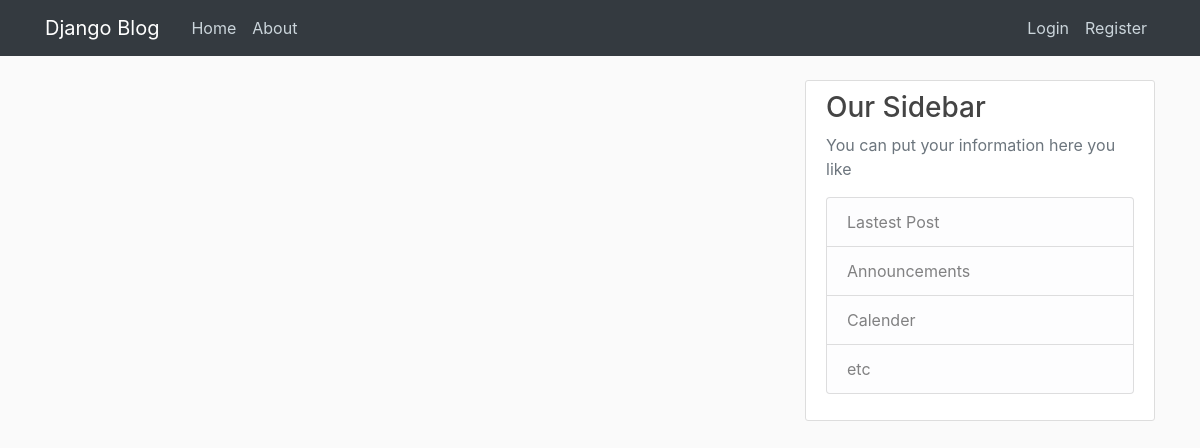
Before: / with the older database file.
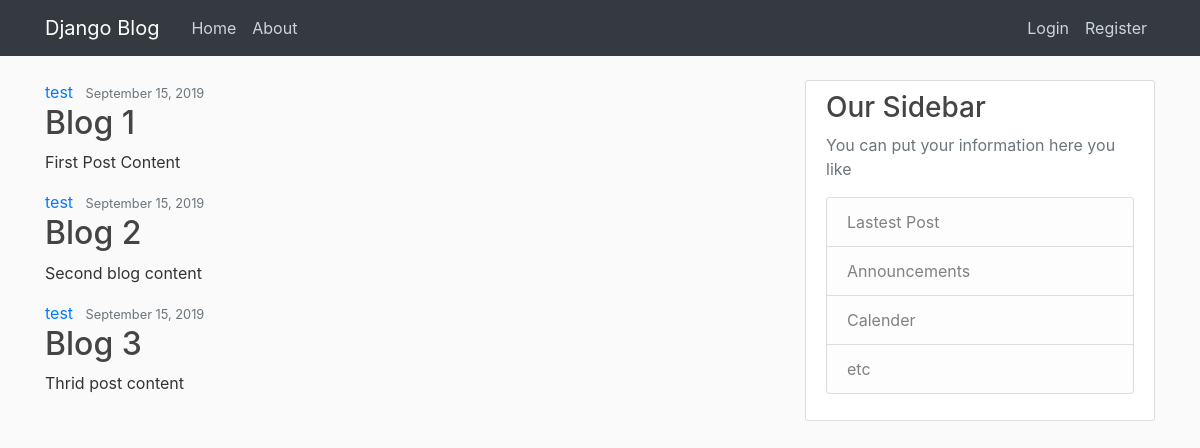
After: the same page with the newer database file.
### blog/models.py (models this page shows, shortened)
class Post(models.Model):
    title = models.CharField(max_length = 100)
    content = models.TextField()
    date_posted = models.DateTimeField(default = timezone.now)
    author = models.ForeignKey(User, on_delete = models.CASCADE)

### blog/views.py (the view)
# urls.py: path('', views.home, name='blog-home'),
def home(request):
    context = {
        'posts': Post.objects.all()
    }
    return render(request, 'blog/home.html', context)

### blog/templates/blog/home.html
{% extends "blog/base.html" %}
{% block content %}
    {% for post in posts %}
        <article class="media conetnt-section">
            <div class="media-body">
                <div class="article meta-data">
                    <a href="#" class="mr-2">{{ post.author }}</a>
                    <small class="text-muted">{{ post.date_posted|date:"F d, Y" }}</small>
                </div>
                <h2><a href="#" class="article-title">{{ post.title }}</a></h2>
                <p class="article-content">{{ post.content }}</p>
            </div>
        </article>
    {% endfor %}
{% endblock content %}

### blog/templates/blog/base.html (shortened to what this page needs)
{% load static %}
<!DOCTYPE html>
<html lang="en">
<head>
    <link rel="stylesheet" href="https://stackpath.bootstrapcdn.com/bootstrap/4.3.1/css/bootstrap.min.css">
    <link rel="stylesheet" type="text/css" href="{% static 'blog/main.css' %}">
</head>
<body>
    <header class="site-header">
        <nav class="navbar navbar-expand-md navbar-dark bg-dark fixed-top">
            <div class="container">
                <a class="navbar-brand mr-4" href="{% url 'blog-home' %}">Django Blog</a>
                <div class="collapse navbar-collapse" id="navbarToggle">
                    <div class="navbar-nav mr-auto">
                        <a class="nav-item nav-link" href="{% url 'blog-home' %}">Home</a>
                        <a class="nav-item nav-link" href="{% url 'blog-about' %}">About</a>
                    </div>
                    <div class="navbar-nav">
                        <a class="nav-item nav-link" href="#">Login</a>
                        <a class="nav-item nav-link" href="#">Register</a>
                    </div>
                </div>
            </div>
        </nav>
    </header>
    <main role="main" class="container">
        <div class="row">
            <div class="col-md-8">
                {% block content %}
                {% endblock %}
            </div>
            <div class="col-md-4">
                <div class="content-section">
                    <h3>Our Sidebar</h3>
                    <p class="text-muted">You can put your information here you like
                        <ul class="list-group">
                            <li class="list-group-item list-group-item-light">Lastest Post</li>
                            <li class="list-group-item list-group-item-light">Announcements</li>
                            <li class="list-group-item list-group-item-light">Calender</li>
                            <li class="list-group-item list-group-item-light">etc</li>
                        </ul>
                    </p>
                </div>
            </div>
        </div>
    </main>
</body>
</html>

### blog/static/blog/main.css (style rules this page uses)
body { background: #fafafa; color: #333333; margin-top: 5rem; }
h1, h2, h3, h4, h5, h6 { color: #444444; }
ul { margin: 0; }
.site-header .navbar-nav .nav-link { color: #cbd5db; }
.content-section { background: #ffffff; padding: 10px 20px; border: 1px solid #dddddd; border-radius: 3px; margin-bottom: 20px; }
.article-title { color: #444444; }
.article-content { white-space: pre-line; }

Changed rows visible on the page:
added Post: author "test", date_posted "September 15, 2019", title "Blog 1", content "First Post Content"
added Post: author "test", date_posted "September 15, 2019", title "Blog 2", content "Second blog content"
added Post: author "test", date_posted "September 15, 2019", title "Blog 3", content "Thrid post content"
